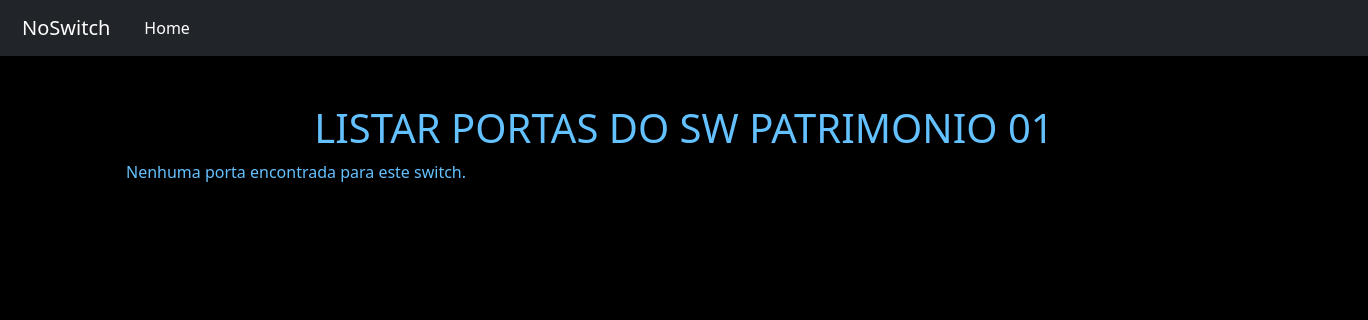
Before: /switches/view.php?id=9 with the older database file.
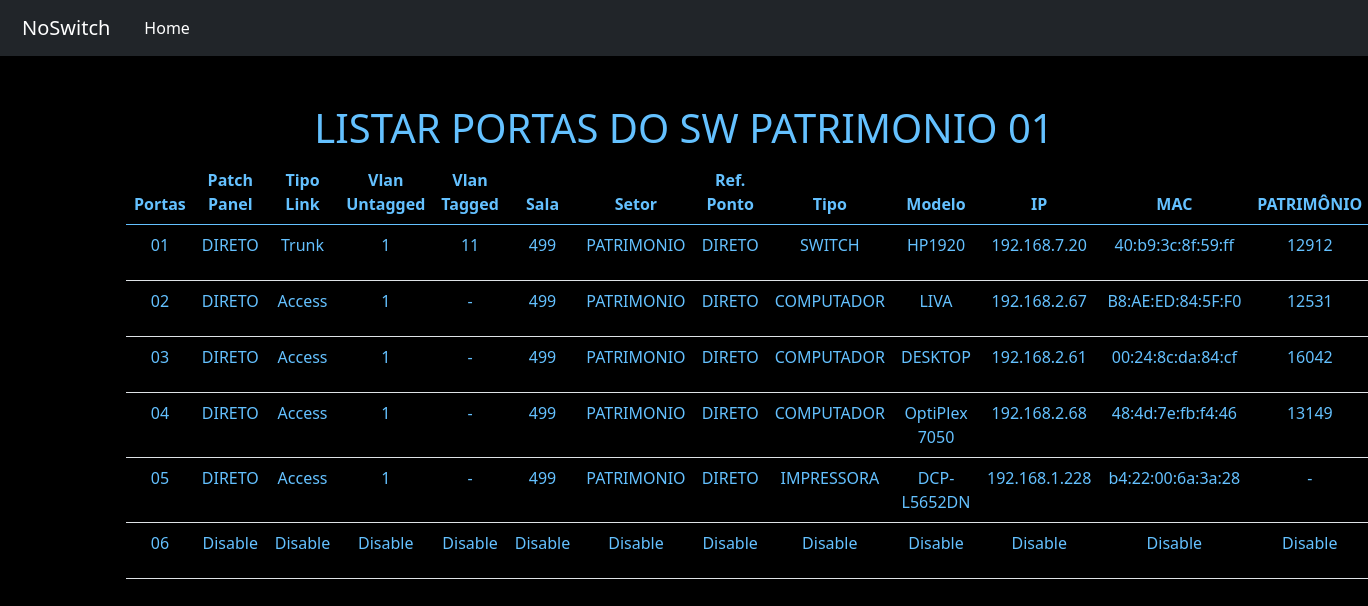
After: the same page with the newer database file.
### tables this page shows
CREATE TABLE `switches` (
  `id` int(11) NOT NULL,
  `nome` varchar(200) DEFAULT NULL,
  `fabricante` varchar(250) DEFAULT NULL,
  `endereco_ip` varchar(250) DEFAULT NULL,
  `endereco_mac` varchar(250) DEFAULT NULL,
  `numero_patrimonio` varchar(250) DEFAULT NULL
);

CREATE TABLE `portas` (
  `id` int(11) NOT NULL,
  `id_switch` int(11) DEFAULT NULL,
  `link_type` varchar(200) DEFAULT NULL,
  `vlan_untagged` varchar(200) DEFAULT NULL,
  `vlan_tagged` varchar(200) DEFAULT NULL,
  `patch_panel` varchar(200) DEFAULT NULL,
  `sala` varchar(200) DEFAULT NULL,
  `setor` varchar(200) DEFAULT NULL,
  `referencia_ponto` varchar(200) DEFAULT NULL,
  `tipo_equipamento` varchar(200) DEFAULT NULL,
  `modelo_equipamento` varchar(200) DEFAULT NULL,
  `endereco_ip` varchar(250) DEFAULT NULL,
  `endereco_mac` varchar(250) DEFAULT NULL,
  `numero_patrimonio` varchar(250) DEFAULT NULL,
  `portas` varchar(250) NOT NULL
);

### switches/view.php (the view, shortened to what this page needs)
<?php
include '../config.php';
if(isset($_GET['id']) && !empty($_GET['id'])) {
  $switchId = $_GET['id'];
  $querySwitch = "SELECT * FROM switches WHERE id = $switchId";
  $resultSwitch = mysqli_query($conn, $querySwitch);
  $switch = mysqli_fetch_assoc($resultSwitch);
  if($switch) {
    $switchName = $switch['nome'];
  }
  $queryPortas = "SELECT * FROM portas WHERE id_switch = $switchId";
  $resultPortas = mysqli_query($conn, $queryPortas);
?>
<!DOCTYPE html>
<html lang="pt_BR">
<head>
    <link rel="stylesheet" href="../src/css/bootstrap.min.css">
    <link rel="stylesheet" type="text/css" href="..\src\css\style.css">
</head>
<body>
<nav class="navbar navbar-expand-lg navbar-dark bg-dark">
  <div class="container-fluid">
    <a class="navbar-brand" href="../dashboard.php">NoSwitch</a>
    <div class="collapse navbar-collapse" id="navbarNavAltMarkup">
      <div class="navbar-nav">
        <a class="nav-link active" aria-current="page" href="#">Home</a>
      </div>
    </div>
  </div>
</nav>
<div class="container mt-4 pt-4">
  <h1>LISTAR PORTAS DO <?php echo $switchName; ?></h1>
  <?php if(mysqli_num_rows($resultPortas) > 0): ?>
    <table class="table table-striped">
      <thead>
        <tr>
          <th>Portas</th>
          <th>Patch Panel</th>
          <th>Tipo Link</th>
          <th>Vlan Untagged</th>
          <th>Vlan Tagged</th>
          <th>Sala</th>
          <th>Setor</th>
          <th>Ref. Ponto</th>
          <th>Tipo</th>
          <th>Modelo</th>
          <th>IP</th>
          <th>MAC </th>
          <th>PATRIMÔNIO</th>
        </tr>
      </thead>
      <tbody>
        <?php while($row = mysqli_fetch_assoc($resultPortas)): ?>
          <tr>
            <td><?php echo $row['portas']; ?></td>
            <td><?php echo $row['patch_panel']; ?></td>
            <td><?php echo $row['link_type']; ?></td>
            <td><?php echo $row['vlan_untagged']; ?></td>
            <td><?php echo $row['vlan_tagged']; ?></td>
            <td><?php echo $row['sala']; ?></td>
            <td><?php echo $row['setor']; ?></td>
            <td><?php echo $row['referencia_ponto']; ?></td>
            <td><?php echo $row['tipo_equipamento']; ?></td>
            <td><?php echo $row['modelo_equipamento']; ?></td>
            <td><?php echo $row['endereco_ip']; ?></td>
            <td><?php echo $row['endereco_mac']; ?></td>
            <td><?php echo $row['numero_patrimonio']; ?></td>
          </tr>
        <?php endwhile; ?>
      </tbody>
    </table>
  <?php else: ?>
    <p>Nenhuma porta encontrada para este switch.</p>
  <?php endif; ?>
</div>
</body>
</html>
<?php
} else {
}
?>
</body>
</html>

### src/css/style.css (style rules this page uses)
a { margin-left: 10px; }
th,td { color: rgb(100, 193, 255); text-align: center; }
body { background-color: black; color: rgb(100, 193, 255); }
.container h1 { text-align: center; }

### switches/view.php (style rules this page uses)
td { text-align: center; }

Changed rows visible on the page:
added portas: portas "01", patch_panel "DIRETO", link_type "Trunk", vlan_untagged "1", vlan_tagged "11", sala "499", setor "PATRIMONIO", referencia_ponto "DIRETO", tipo_equipamento "SWITCH", modelo_equipamento "HP1920", endereco_ip "192.168.7.20", endereco_mac "40:b9:3c:8f:59:ff", numero_patrimonio "12912"
added portas: portas "02", patch_panel "DIRETO", link_type "Access", vlan_untagged "1", vlan_tagged "-", sala "499", setor "PATRIMONIO", referencia_ponto "DIRETO", tipo_equipamento "COMPUTADOR", modelo_equipamento "LIVA", endereco_ip "192.168.2.67", endereco_mac "B8:AE:ED:84:5F:F0", numero_patrimonio "12531"
added portas: portas "03", patch_panel "DIRETO", link_type "Access", vlan_untagged "1", vlan_tagged "-", sala "499", setor "PATRIMONIO", referencia_ponto "DIRETO", tipo_equipamento "COMPUTADOR", modelo_equipamento "DESKTOP", endereco_ip "192.168.2.61", endereco_mac "00:24:8c:da:84:cf", numero_patrimonio "16042"
added portas: portas "04", patch_panel "DIRETO", link_type "Access", vlan_untagged "1", vlan_tagged "-", sala "499", setor "PATRIMONIO", referencia_ponto "DIRETO", tipo_equipamento "COMPUTADOR", modelo_equipamento "OptiPlex 7050", endereco_ip "192.168.2.68", endereco_mac "48:4d:7e:fb:f4:46", numero_patrimonio "13149"
added portas: portas "05", patch_panel "DIRETO", link_type "Access", vlan_untagged "1", vlan_tagged "-", sala "499", setor "PATRIMONIO", referencia_ponto "DIRETO", tipo_equipamento "IMPRESSORA", modelo_equipamento "DCP-L5652DN", endereco_ip "192.168.1.228", endereco_mac "b4:22:00:6a:3a:28", numero_patrimonio "-"
added portas: portas "06", patch_panel "Disable", link_type "Disable", vlan_untagged "Disable", vlan_tagged "Disable", sala "Disable", setor "Disable", referencia_ponto "Disable", tipo_equipamento "Disable", modelo_equipamento "Disable", endereco_ip "Disable", endereco_mac "Disable", numero_patrimonio "Disable"
Other visible differences:
text no longer shown: "Nenhuma porta encontrada para este switch."
text now shown: "Portas Patch Panel Tipo Link Vlan Untagged Vlan Tagged Sala Setor Ref. Ponto Tipo Modelo IP MAC PATRIMÔNIO"
